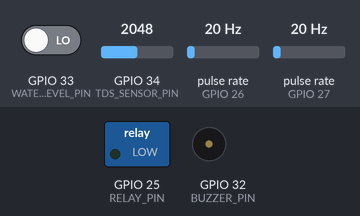
Bench run of a sketch on a simulated ESP32. Shown: switched loads named in the sketch (green lamp = pin HIGH), buzzer (waves = sounding, pin HIGH). Wiring (inferred from the names in the program): 2 × pulse sensor: data GPIO 26 / data GPIO 27. The test bench sets the inputs (shaded band); at power-on: GPIO 33 (WATER_LEVEL_PIN) LOW, pulse rate (sensors on GPIO 26, GPIO 27) 20 Hz, GPIO 34 (TDS_SENSOR_PIN) = 2048. WiFi joins after 1.5 s; servers stay silent unless stated; what the sketch prints to the serial monitor is not drawn.

Above: at 0.0 s.
At 4.3 s:
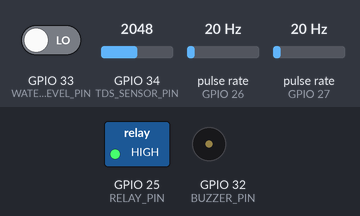
4.4 s: GPIO 33 (WATER_LEVEL_PIN) driven HIGH
At 6.2 s:
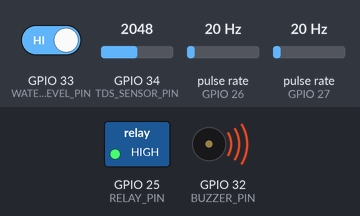
7.9 s: pulse rate (sensor on GPIO 26) set to 12 Hz
14.3 s: pulse rate (sensor on GPIO 26) set to 9 Hz
16.6 s: pulse rate (sensor on GPIO 27) set to 4 Hz
21.6 s: GPIO 34 (TDS_SENSOR_PIN) set to 2866
24.6 s: pulse rate (sensor on GPIO 27) set to 47 Hz
30.3 s: pulse rate (sensor on GPIO 27) set to 53 Hz
Timing chart, 0 to 37.7 s (numbered marks = the images above; inputs shaded):
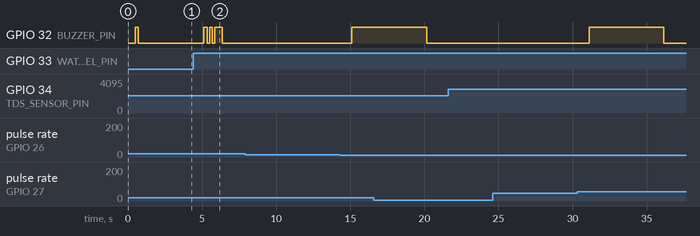

Measured:
- after the input at 4.4 s, GPIO 25 (RELAY_PIN): stays HIGH (without the input it goes to LOW after 0.71 s); GPIO 32 (BUZZER_PIN): goes HIGH 0.24 s, LOW 0.15 s, HIGH 0.20 s, LOW 0.15 s, HIGH 0.50 s, then LOW, starting after 0.71 s
- after the input at 7.9 s, every drawn part: stays the same
- after the input at 21.6 s, every drawn part: stays the same
- after the input at 24.6 s, every drawn part: stays the same

The sketch:

water_monitor.ino
```cpp
#define BLYNK_TEMPLATE_ID "TMPL3csfmVrdx"
#define BLYNK_TEMPLATE_NAME "Water Monitor"

#include <BlynkSimpleEsp32.h>
#include <WiFi.h>
#include "soc/soc.h"
#include "soc/rtc_cntl_reg.h"
#include "secrets.h"

// ─── Pin Map ───────────────────────────────────────────────
#define FLOW_SENSOR_1_PIN 27
#define FLOW_SENSOR_2_PIN 26
#define RELAY_PIN 25
#define TDS_SENSOR_PIN 34
#define WATER_LEVEL_PIN 33
#define BUZZER_PIN 32

// ─── Blynk Virtual Pins ────────────────────────────────────
#define VPIN_FLOW_RATE_1 V0
#define VPIN_FLOW_RATE_2 V1
#define VPIN_TDS_VALUE V2
#define VPIN_LEAKAGE_STATUS V3
#define VPIN_STATUS_MESSAGE V4
#define VPIN_MOTOR_COMMAND V5
#define VPIN_MOTOR_STATE V6
#define VPIN_WATER_LEVEL V7
#define VPIN_LEAK_RESET V8

BlynkTimer timer;

// ─── ISR Variables ─────────────────────────────────────────
volatile uint32_t flowPulses1 = 0;
volatile uint32_t flowPulses2 = 0;
volatile uint32_t lastPulseUs1 = 0;
volatile uint32_t lastPulseUs2 = 0;

// ─── Runtime State ─────────────────────────────────────────
float flowRate1 = 0.0f;
float flowRate2 = 0.0f;
float totalLiters1 = 0.0f;
float totalLiters2 = 0.0f;

bool motorOn = false;
bool motorCommandOn = true;
bool leakDetected = false;
uint32_t leakStartMs = 0;
uint32_t motorStartMs = 0; // Motor ON hone ka timestamp — grace period ke liye

// Leak latch — ek baar leak confirm ho toh manual reset tak motor ON nahi hoga
bool leakLatch = false;

// ─── TDS State ─────────────────────────────────────────────
float tdsValue = 0.0f;      // PPM mein TDS reading
bool tdsAlertSent = false;  // water_quality_alert event ek baar hi bheje
bool tdsSevereSent = false; // water_quality_severe event ek baar hi bheje

// ─── Water Level State ─────────────────────────────────────
bool waterLevelReached = false;
bool prevWaterLevelState = false;

// ─── Anomaly (Pipe Burst) State ────────────────────────────
bool anomalyDetected = false; // pipe burst flag

// ─── Non-blocking Buzzer (pattern-based) ───────────────────
// Even steps = HIGH (buzzer ON), Odd steps = LOW (buzzer OFF)
bool buzzerActive = false;
uint8_t buzzerStep = 0;
uint32_t buzzerNextMs = 0;
uint8_t buzzerPatternLen = 0;
uint16_t buzzerPatternBuf[10]; // max 10 steps ka pattern

// ─── Constants ─────────────────────────────────────────────
const bool RELAY_ACTIVE_LOW = true;
const float FLOW_LPM_THRESHOLD = 0.05f;
const float LEAK_DIFF_LPM_THRESHOLD = 0.70f;
const float PULSES_PER_LITER = 450.0f;
const uint32_t SAMPLE_INTERVAL_MS = 2000;
const uint32_t MIN_PULSE_GAP_US = 1500;
const uint32_t MIN_VALID_PULSES = 2;

// Motor startup grace period — pipe fill hone mein time lagta hai
const uint32_t MOTOR_STARTUP_GRACE_MS = 10000; // 10 seconds

// Leak confirmation — 3 lagaataar suspicious readings ke baad hi leak confirm
const uint8_t LEAK_CONFIRM_READINGS = 3;
uint8_t leakConsecutiveCount = 0;

// TDS sensor constants
const uint8_t TDS_SAMPLE_COUNT = 20;  // analog reads ka average
const float TDS_VREF = 3.3f;          // ESP32 ADC reference voltage
const float TDS_TEMPERATURE = 25.0f;  // default temperature (°C)
const float TDS_WARN_PPM = 500.0f;    // water_quality_alert threshold
const float TDS_SEVERE_PPM = 1000.0f; // water_quality_severe threshold

// Anomaly (pipe burst) — agar diff itna bada ho toh pipe burst maano
const float ANOMALY_DIFF_LPM = 3.0f;

// Water level — sensor HIGH = water reached (adjust agar sensor inverted hai)
const bool WATER_LEVEL_ACTIVE_HIGH = true;

// ─── ISRs ──────────────────────────────────────────────────
void IRAM_ATTR flowSensor1ISR() {
  uint32_t nowUs = micros();
  if ((nowUs - lastPulseUs1) >= MIN_PULSE_GAP_US) {
    flowPulses1++;
    lastPulseUs1 = nowUs;
  }
}

void IRAM_ATTR flowSensor2ISR() {
  uint32_t nowUs = micros();
  if ((nowUs - lastPulseUs2) >= MIN_PULSE_GAP_US) {
    flowPulses2++;
    lastPulseUs2 = nowUs;
  }
}

// ─── Motor Control ─────────────────────────────────────────
void setMotor(bool turnOn) {
  // Agar motor OFF tha aur ab ON ho raha → grace period start
  if (turnOn && !motorOn) {
    motorStartMs = millis();
    leakConsecutiveCount = 0;
    Serial.println(
        "Motor ON — 10s startup grace period started (leak detection paused).");
  }
  motorOn = turnOn;
  bool relayLevel = RELAY_ACTIVE_LOW ? !turnOn : turnOn;
  digitalWrite(RELAY_PIN, relayLevel ? HIGH : LOW);
}

// ─── Blynk: Motor command from app ─────────────────────────
BLYNK_WRITE(VPIN_MOTOR_COMMAND) { motorCommandOn = param.asInt() == 1; }

// Manual leak reset — app me V8 Button (Push mode) se trigger hoga
BLYNK_WRITE(VPIN_LEAK_RESET) {
  if (param.asInt() == 1 && leakLatch) {
    leakLatch = false;
    leakDetected = false;
    leakConsecutiveCount = 0;
    motorCommandOn = true;
    Serial.println("Leak latch manually reset via app.");

    // Immediately motor ON karo — agar water level allow kare
    if (!waterLevelReached) {
      setMotor(true);
      Serial.println("Motor restarted after leak reset.");
    }

    if (Blynk.connected()) {
      Blynk.virtualWrite(VPIN_LEAKAGE_STATUS, "Normal");
      Blynk.virtualWrite(VPIN_MOTOR_STATE, motorOn ? "ON" : "OFF");
      Blynk.virtualWrite(VPIN_MOTOR_COMMAND, 1);
      Blynk.virtualWrite(VPIN_STATUS_MESSAGE, "Reset! Monitoring...");
    }
  }
}

// Blynk reconnect hone par full state sync karo
BLYNK_CONNECTED() {
  Blynk.syncVirtual(VPIN_MOTOR_COMMAND);
  // Boot/reconnect pe Blynk UI reset karo — stale values hata
  Blynk.virtualWrite(VPIN_LEAKAGE_STATUS, "Normal");
  Blynk.virtualWrite(VPIN_MOTOR_STATE, motorOn ? "ON" : "OFF");
  Blynk.virtualWrite(VPIN_WATER_LEVEL, "Not Reached");
  Blynk.virtualWrite(VPIN_STATUS_MESSAGE, "Connected");
  Serial.println("Blynk connected — UI state synced.");
}

// ─── Non-blocking Buzzer (pattern-based) ───────────────────
// buzzerTick() har loop iteration me call hota hai
void buzzerTick() {
  if (!buzzerActive)
    return;
  if (millis() < buzzerNextMs)
    return;

  if (buzzerStep >= buzzerPatternLen) {
    // Pattern complete
    digitalWrite(BUZZER_PIN, LOW);
    buzzerActive = false;
    buzzerStep = 0;
    Serial.println("Buzzer pattern complete.");
    return;
  }

  bool pinHigh = (buzzerStep % 2 == 0); // even = ON, odd = OFF
  digitalWrite(BUZZER_PIN, pinHigh ? HIGH : LOW);
  buzzerNextMs = millis() + buzzerPatternBuf[buzzerStep];
  buzzerStep++;
}

// ─── Leak Alarm: 5 second continuous beep ──────────────────
void startBuzzerLeak() {
  buzzerActive = true;
  buzzerStep = 0;
  buzzerNextMs = millis();
  buzzerPatternLen = 1;
  buzzerPatternBuf[0] = 5000; // 5 sec ON
  digitalWrite(BUZZER_PIN, HIGH);
  Serial.println("!!! BUZZER: LEAK ALARM — 5 sec continuous !!!");
}

// ─── Water Level Alarm: short-short-long pattern ───────────
// Pattern: beep 200ms, pause 150ms, beep 200ms, pause 150ms, beep 500ms
void startBuzzerWaterLevel() {
  if (buzzerActive)
    return; // don't interrupt active alarm
  buzzerActive = true;
  buzzerStep = 0;
  buzzerNextMs = millis();
  buzzerPatternLen = 5;
  buzzerPatternBuf[0] = 200; // ON  (short beep)
  buzzerPatternBuf[1] = 150; // OFF (pause)
  buzzerPatternBuf[2] = 200; // ON  (short beep)
  buzzerPatternBuf[3] = 150; // OFF (pause)
  buzzerPatternBuf[4] = 500; // ON  (long beep)
  digitalWrite(BUZZER_PIN, HIGH);
  Serial.println("BUZZER: Water level reached — short-short-long pattern.");
}

// ─── TDS Reading ───────────────────────────────────────────
// Multiple analog reads ka average → voltage → PPM conversion
float readTDS() {
  long analogSum = 0;
  for (uint8_t i = 0; i < TDS_SAMPLE_COUNT; i++) {
    analogSum += analogRead(TDS_SENSOR_PIN);
  }
  float avgAnalog = (float)analogSum / TDS_SAMPLE_COUNT;

  // ESP32 ADC: 12-bit (0-4095), 0-3.3V
  float voltage = avgAnalog * TDS_VREF / 4095.0f;

  // Temperature compensation (25°C default)
  float compensated = voltage / (1.0f + 0.02f * (TDS_TEMPERATURE - 25.0f));

  // Standard TDS conversion formula
  float ppm = (133.42f * compensated * compensated * compensated -
               255.86f * compensated * compensated + 857.39f * compensated) *
              0.5f;

  if (ppm < 0.0f)
    ppm = 0.0f;
  return ppm;
}

// ─── Water Level Check ─────────────────────────────────────
// Returns true when water has reached the sensor
bool checkWaterLevel() {
  bool sensorState = digitalRead(WATER_LEVEL_PIN);
  // Agar sensor inverted hai toh WATER_LEVEL_ACTIVE_HIGH ko false karo
  return WATER_LEVEL_ACTIVE_HIGH ? (sensorState == HIGH) : (sensorState == LOW);
}

// ─── Main Sensor + Control Loop ────────────────────────────
void publishReadings() {
  // ─── Flow Rate Calculation ─────────────────────────────
  uint32_t pulses1, pulses2;
  noInterrupts();
  pulses1 = flowPulses1;
  pulses2 = flowPulses2;
  flowPulses1 = 0;
  flowPulses2 = 0;
  interrupts();

  float intervalSeconds = SAMPLE_INTERVAL_MS / 1000.0f;
  flowRate1 = (pulses1 / intervalSeconds) / 7.5f;
  flowRate2 = (pulses2 / intervalSeconds) / 7.5f;

  if (pulses1 < MIN_VALID_PULSES)
    flowRate1 = 0.0f;
  if (pulses2 < MIN_VALID_PULSES)
    flowRate2 = 0.0f;

  uint32_t validPulses1 = (pulses1 >= MIN_VALID_PULSES) ? pulses1 : 0;
  uint32_t validPulses2 = (pulses2 >= MIN_VALID_PULSES) ? pulses2 : 0;
  totalLiters1 += validPulses1 / PULSES_PER_LITER;
  totalLiters2 += validPulses2 / PULSES_PER_LITER;

  // ─── TDS Reading ───────────────────────────────────────
  tdsValue = readTDS();

  // ─── TDS Quality Alerts ────────────────────────────────
  if (tdsValue >= TDS_SEVERE_PPM && !tdsSevereSent) {
    tdsSevereSent = true;
    tdsAlertSent = true;
    Serial.println("!!! TDS SEVERE — water_quality_severe event !!!");
    if (Blynk.connected())
      Blynk.logEvent("water_quality_severe");
  } else if (tdsValue >= TDS_WARN_PPM && !tdsAlertSent) {
    tdsAlertSent = true;
    Serial.println("!! TDS WARNING — water_quality_alert event !!");
    if (Blynk.connected())
      Blynk.logEvent("water_quality_alert");
  } else if (tdsValue < TDS_WARN_PPM) {
    // Normal range — flags reset toh next spike pe fir event jaye
    tdsAlertSent = false;
    tdsSevereSent = false;
  }

  // ─── Water Level Check ─────────────────────────────────
  bool currentWaterLevel = checkWaterLevel();

  // Edge detection — sirf pehli baar reach hone pe buzzer + event
  if (currentWaterLevel && !prevWaterLevelState) {
    waterLevelReached = true;
    startBuzzerWaterLevel();
    Serial.println(">>> WATER LEVEL REACHED — Motor OFF <<<");
    if (Blynk.connected())
      Blynk.logEvent("level_reached");
  }
  // Agar paani neeche gaya → motor fir se chal sakta hai
  if (!currentWaterLevel && prevWaterLevelState) {
    waterLevelReached = false;
    Serial.println("Water level dropped below sensor — Motor can resume.");
  }
  prevWaterLevelState = currentWaterLevel;

  // ─── Leak Detection Logic ──────────────────────────────
  bool inStartupGrace =
      motorOn && ((millis() - motorStartMs) < MOTOR_STARTUP_GRACE_MS);

  bool inletFlowDetected = flowRate1 > FLOW_LPM_THRESHOLD;
  float flowDiff = flowRate1 - flowRate2;
  bool leakCondition =
      inletFlowDetected && (flowDiff > LEAK_DIFF_LPM_THRESHOLD);

  if (inStartupGrace) {
    uint32_t remainMs = MOTOR_STARTUP_GRACE_MS - (millis() - motorStartMs);
    Serial.print("Startup grace active — leak detection paused (");
    Serial.print(remainMs / 1000);
    Serial.println("s remaining)");
    leakConsecutiveCount = 0;

  } else if (leakCondition) {
    leakConsecutiveCount++;

    Serial.print("Suspicious reading #");
    Serial.print(leakConsecutiveCount);
    Serial.print(" / ");
    Serial.print(LEAK_CONFIRM_READINGS);
    Serial.print("  |  diff = ");
    Serial.print(flowDiff, 2);
    Serial.println(" L/min");

    if (leakConsecutiveCount >= LEAK_CONFIRM_READINGS && !leakDetected) {
      leakDetected = true;
      leakLatch = true;
      Serial.println(
          "!!! LEAK CONFIRMED — Motor latched OFF. Reset via app. !!!");
      startBuzzerLeak();

      // Anomaly check — agar diff bahut zyada hai toh pipe burst
      if (flowDiff >= ANOMALY_DIFF_LPM) {
        anomalyDetected = true;
        Serial.println("!!! ANOMALY (PIPE BURST) DETECTED !!!");
        if (Blynk.connected())
          Blynk.logEvent("anomaly_detected");
      } else {
        if (Blynk.connected())
          Blynk.logEvent("leak_detected");
      }
    }

  } else {
    if (leakConsecutiveCount > 0) {
      Serial.print("Counter reset (was ");
      Serial.print(leakConsecutiveCount);
      Serial.println(") — transient condition, not a leak.");
    }
    leakConsecutiveCount = 0;
    leakDetected = false;

    if (leakLatch) {
      Serial.println("Leak condition cleared but latch active — motor stays "
                     "OFF until manual reset.");
    }
  }

  // ─── Motor Decision ────────────────────────────────────
  // Motor ON sirf tabhi: command ON, no leak, no latch, water level NOT reached
  bool shouldRunMotor =
      motorCommandOn && !leakDetected && !leakLatch && !waterLevelReached;
  setMotor(shouldRunMotor);

  // ─── Serial Debug ──────────────────────────────────────
  Serial.println("──────────────────────────────");
  Serial.print("Flow 1 Inlet  (L/min): ");
  Serial.println(flowRate1, 2);
  Serial.print("Flow 1 Total  (L):     ");
  Serial.println(totalLiters1, 3);
  Serial.print("Flow 2 Outlet (L/min): ");
  Serial.println(flowRate2, 2);
  Serial.print("Flow 2 Total  (L):     ");
  Serial.println(totalLiters2, 3);
  Serial.print("TDS Value     (PPM):   ");
  Serial.println(tdsValue, 1);
  Serial.print("Water Level:           ");
  Serial.println(waterLevelReached ? "REACHED" : "NOT REACHED");
  Serial.print("Motor State:           ");
  Serial.println(motorOn ? "ON" : "OFF");
  Serial.print("Leakage:               ");
  Serial.println(leakDetected ? "DETECTED" : "NORMAL");
  Serial.print("Consec. count:         ");
  Serial.print(leakConsecutiveCount);
  Serial.print(" / ");
  Serial.println(LEAK_CONFIRM_READINGS);

  // ─── Blynk Update ──────────────────────────────────────
  if (Blynk.connected()) {
    Blynk.virtualWrite(VPIN_FLOW_RATE_1, flowRate1);
    Blynk.virtualWrite(VPIN_FLOW_RATE_2, flowRate2);
    Blynk.virtualWrite(VPIN_TDS_VALUE, tdsValue);
    Blynk.virtualWrite(VPIN_WATER_LEVEL,
                       waterLevelReached ? "Reached" : "Not Reached");
    Blynk.virtualWrite(VPIN_MOTOR_COMMAND, motorCommandOn ? 1 : 0);
    Blynk.virtualWrite(VPIN_MOTOR_STATE, motorOn ? "ON" : "OFF");
    Blynk.virtualWrite(VPIN_LEAKAGE_STATUS,
                       (leakDetected || leakLatch) ? "Detected" : "Normal");

    // Status message — priority: leak > water level > normal
    const char *statusMsg;
    if (leakDetected)
      statusMsg = "LEAK! Motor OFF";
    else if (leakLatch)
      statusMsg = "LATCHED! Press Reset";
    else if (waterLevelReached)
      statusMsg = "TANK FULL: Motor OFF";
    else if (motorOn)
      statusMsg = "Motor ON: Normal";
    else
      statusMsg = "Motor OFF: Manual";

    Blynk.virtualWrite(VPIN_STATUS_MESSAGE, statusMsg);
  }
}

// ─── Setup ─────────────────────────────────────────────────
void setup() {
  Serial.begin(115200);
  delay(500);
  Serial.println("Boot OK"); Serial.flush();

  pinMode(FLOW_SENSOR_1_PIN, INPUT_PULLUP);
  pinMode(FLOW_SENSOR_2_PIN, INPUT_PULLUP);
  pinMode(TDS_SENSOR_PIN, INPUT);
  pinMode(WATER_LEVEL_PIN, INPUT);
  pinMode(BUZZER_PIN, OUTPUT);
  pinMode(RELAY_PIN, OUTPUT);
  digitalWrite(RELAY_PIN, RELAY_ACTIVE_LOW ? HIGH : LOW);
  digitalWrite(BUZZER_PIN, LOW);
  Serial.println("[1] Pins"); Serial.flush();

  // Brownout detector OFF — WiFi RF power-up pe voltage dip se reset hota tha
  WRITE_PERI_REG(RTC_CNTL_BROWN_OUT_REG, 0);
  Serial.println("[1b] Brownout disabled"); Serial.flush();

  digitalWrite(BUZZER_PIN, HIGH);
  delay(200);
  digitalWrite(BUZZER_PIN, LOW);
  Serial.println("[2] Buzzer"); Serial.flush();

  // Power settle karne do buzzer ke baad — WiFi RF init heavy current draw karta hai
  delay(500);

  // Stale WiFi state clear karo before fresh init
  WiFi.disconnect(true);
  delay(100);
  WiFi.mode(WIFI_STA);
  Serial.println("[3] WiFi mode"); Serial.flush();

  WiFi.begin(ssid, pass);
  Serial.println("[4] WiFi begin"); Serial.flush();

  Blynk.config(auth);
  Serial.println("[5] Blynk cfg"); Serial.flush();

  // WiFi connect hone ka wait — max 10 seconds, non-blocking style
  Serial.print("Waiting for WiFi");
  uint32_t wifiWaitStart = millis();
  while (WiFi.status() != WL_CONNECTED && (millis() - wifiWaitStart) < 10000) {
    delay(500);
    Serial.print(".");
  }
  if (WiFi.status() == WL_CONNECTED) {
    Serial.println(" Connected!");
    Serial.print("IP: "); Serial.println(WiFi.localIP());
  } else {
    Serial.println(" Timeout — will retry in loop.");
  }
  Serial.flush();

  // Initial Blynk connection attempt — agar WiFi mila toh
  if (WiFi.status() == WL_CONNECTED) {
    Serial.println("Connecting to Blynk...");
    Blynk.connect(3000); // 3 sec timeout for initial connection
    if (Blynk.connected()) {
      Serial.println("Blynk connected!");
    } else {
      Serial.println("Blynk initial connect failed — will retry in loop.");
    }
  }
  Serial.flush();

  // Ab ISR attach karo — WiFi stable hone ke baad safe hai
  attachInterrupt(digitalPinToInterrupt(FLOW_SENSOR_1_PIN), flowSensor1ISR, FALLING);
  Serial.println("[6] ISR1"); Serial.flush();

  attachInterrupt(digitalPinToInterrupt(FLOW_SENSOR_2_PIN), flowSensor2ISR, FALLING);
  Serial.println("[7] ISR2"); Serial.flush();

  timer.setInterval(SAMPLE_INTERVAL_MS, publishReadings);
  Serial.println("[8] Ready!"); Serial.flush();
}

// ─── Loop ──────────────────────────────────────────────
void loop() {
  buzzerTick();

  // Reconnect throttle: har 5 seconds me ek baar check
  static uint32_t lastReconnectMs = 0;
  if (millis() - lastReconnectMs >= 5000) {
    lastReconnectMs = millis();

    if (WiFi.status() != WL_CONNECTED) {
      Serial.println("WiFi reconnecting...");
      WiFi.begin(ssid, pass);
    } else if (!Blynk.connected()) {
      Serial.println("Blynk reconnecting...");
      Blynk.connect(2000); // 2 sec timeout — enough for handshake
    }
  }

  // Blynk.run() SIRF connected hone pe — warna WDT crash hota tha
  if (Blynk.connected()) {
    Blynk.run();
  }
  timer.run();
}
```

secrets.example.h
```cpp
#ifndef WATER_MONITOR_SECRETS_H
#define WATER_MONITOR_SECRETS_H

// Rename this file to secrets.h and fill your values.
char auth[] = "YOUR_BLYNK_AUTH_TOKEN";
char ssid[] = "YOUR_WIFI_SSID";
char pass[] = "YOUR_WIFI_PASSWORD";

#endif
```
